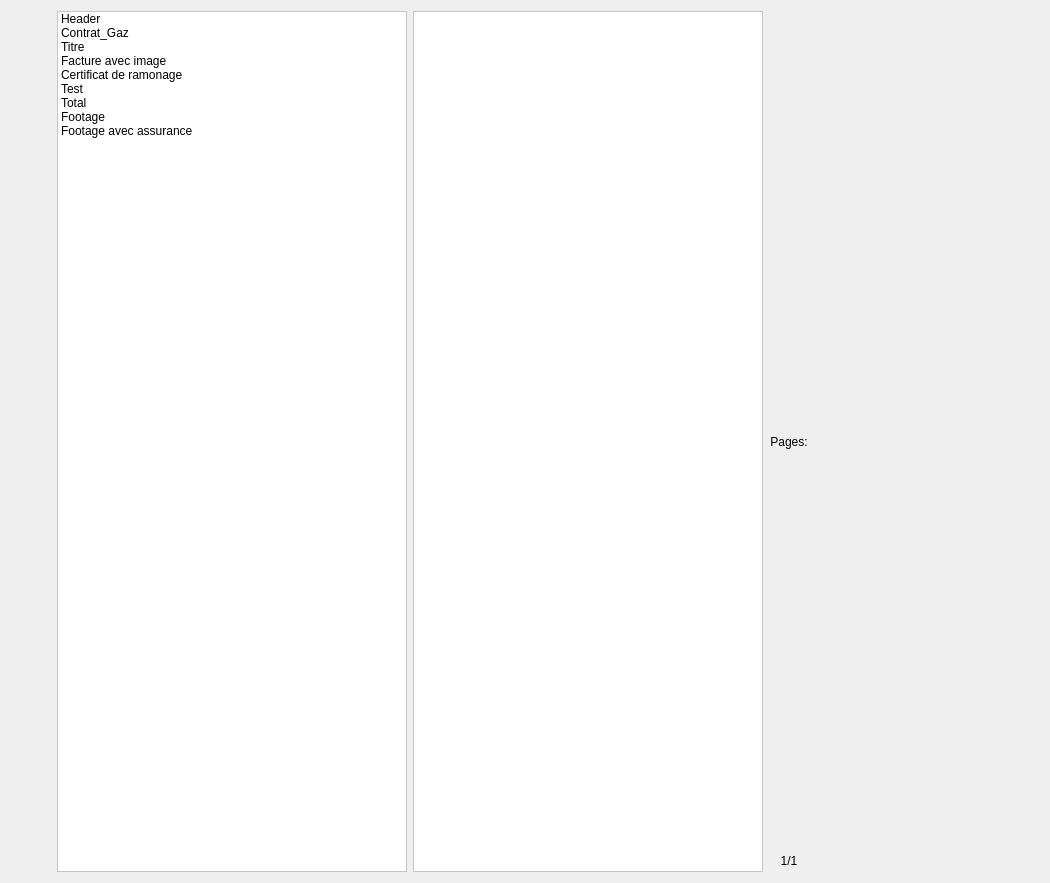
<?xml version="1.0" encoding="UTF-8"?>
<ui version="4.0">
 <class>PrintDialog</class>
 <widget class="QDialog" name="PrintDialog">
  <property name="geometry">
   <rect>
    <x>0</x>
    <y>0</y>
    <width>1050</width>
    <height>883</height>
   </rect>
  </property>
  <property name="minimumSize">
   <size>
    <width>875</width>
    <height>883</height>
   </size>
  </property>
  <property name="maximumSize">
   <size>
    <width>1600</width>
    <height>1600</height>
   </size>
  </property>
  <property name="windowTitle">
   <string>Dialog</string>
  </property>
  <property name="styleSheet">
   <string notr="true"/>
  </property>
  <layout class="QGridLayout" name="gridLayout">
   <item row="1" column="1" rowspan="2">
    <layout class="QGridLayout" name="gridLayout_2">
     <property name="rightMargin">
      <number>0</number>
     </property>
     <item row="1" column="2" rowspan="3">
      <widget class="QListWidget" name="listWidget_2">
       <property name="styleSheet">
        <string notr="true">QListWidget
{
background-color: white;
}</string>
       </property>
       <property name="editTriggers">
        <set>QAbstractItemView::NoEditTriggers</set>
       </property>
      </widget>
     </item>
     <item row="2" column="3">
      <widget class="QLabel" name="label_2">
       <property name="text">
        <string>Pages:</string>
       </property>
       <property name="alignment">
        <set>Qt::AlignCenter</set>
       </property>
      </widget>
     </item>
     <item row="3" column="3">
      <widget class="QLabel" name="nbr_page">
       <property name="styleSheet">
        <string notr="true"/>
       </property>
       <property name="text">
        <string>1/1</string>
       </property>
       <property name="alignment">
        <set>Qt::AlignCenter</set>
       </property>
      </widget>
     </item>
     <item row="1" column="3">
      <widget class="QPushButton" name="left">
       <property name="enabled">
        <bool>false</bool>
       </property>
       <property name="text">
        <string/>
       </property>
       <property name="icon">
        <iconset>
         <normaloff>../build-Secretary_Helper-Desktop_Qt_5_9_9_MinGW_32bit-Debug/debug/Image/Left.png</normaloff>../build-Secretary_Helper-Desktop_Qt_5_9_9_MinGW_32bit-Debug/debug/Image/Left.png</iconset>
       </property>
       <property name="iconSize">
        <size>
         <width>30</width>
         <height>30</height>
        </size>
       </property>
       <property name="flat">
        <bool>true</bool>
       </property>
      </widget>
     </item>
     <item row="3" column="4">
      <layout class="QGridLayout" name="gridLayout_4">
       <item row="0" column="2">
        <widget class="QPushButton" name="reset">
         <property name="text">
          <string/>
         </property>
         <property name="icon">
          <iconset>
           <normaloff>../build-Secretary_Helper-Desktop_Qt_5_9_9_MinGW_32bit-Debug/debug/Image/reset.png</normaloff>../build-Secretary_Helper-Desktop_Qt_5_9_9_MinGW_32bit-Debug/debug/Image/reset.png</iconset>
         </property>
         <property name="iconSize">
          <size>
           <width>20</width>
           <height>20</height>
          </size>
         </property>
         <property name="flat">
          <bool>true</bool>
         </property>
        </widget>
       </item>
       <item row="0" column="0">
        <widget class="QPushButton" name="add">
         <property name="text">
          <string/>
         </property>
         <property name="icon">
          <iconset>
           <normaloff>../build-Secretary_Helper-Desktop_Qt_5_9_9_MinGW_32bit-Debug/debug/Image/New.png</normaloff>../build-Secretary_Helper-Desktop_Qt_5_9_9_MinGW_32bit-Debug/debug/Image/New.png</iconset>
         </property>
         <property name="iconSize">
          <size>
           <width>20</width>
           <height>20</height>
          </size>
         </property>
         <property name="flat">
          <bool>true</bool>
         </property>
        </widget>
       </item>
       <item row="0" column="1">
        <widget class="QPushButton" name="delete_page">
         <property name="enabled">
          <bool>false</bool>
         </property>
         <property name="text">
          <string/>
         </property>
         <property name="icon">
          <iconset>
           <normaloff>../build-Secretary_Helper-Desktop_Qt_5_9_9_MinGW_32bit-Debug/debug/Image/Cancel.png</normaloff>../build-Secretary_Helper-Desktop_Qt_5_9_9_MinGW_32bit-Debug/debug/Image/Cancel.png</iconset>
         </property>
         <property name="iconSize">
          <size>
           <width>20</width>
           <height>20</height>
          </size>
         </property>
         <property name="flat">
          <bool>true</bool>
         </property>
        </widget>
       </item>
       <item row="0" column="3">
        <widget class="QPushButton" name="pushButton">
         <property name="text">
          <string/>
         </property>
         <property name="icon">
          <iconset>
           <normaloff>../build-Secretary_Helper-Desktop_Qt_5_9_9_MinGW_32bit-Debug/debug/Image/print.png</normaloff>../build-Secretary_Helper-Desktop_Qt_5_9_9_MinGW_32bit-Debug/debug/Image/print.png</iconset>
         </property>
         <property name="iconSize">
          <size>
           <width>24</width>
           <height>24</height>
          </size>
         </property>
         <property name="flat">
          <bool>true</bool>
         </property>
        </widget>
       </item>
      </layout>
     </item>
     <item row="1" column="1" rowspan="3">
      <widget class="QListWidget" name="listWidget">
       <property name="styleSheet">
        <string notr="true">QListWidget
{
background-color: white;
}</string>
       </property>
       <property name="editTriggers">
        <set>QAbstractItemView::NoEditTriggers</set>
       </property>
       <item>
        <property name="text">
         <string>Header</string>
        </property>
       </item>
       <item>
        <property name="text">
         <string>Contrat_Gaz</string>
        </property>
       </item>
       <item>
        <property name="text">
         <string>Titre</string>
        </property>
       </item>
       <item>
        <property name="text">
         <string>Facture avec image</string>
        </property>
       </item>
       <item>
        <property name="text">
         <string>Certificat de ramonage</string>
        </property>
       </item>
       <item>
        <property name="text">
         <string>Test</string>
        </property>
       </item>
       <item>
        <property name="text">
         <string>Total</string>
        </property>
       </item>
       <item>
        <property name="text">
         <string>Footage</string>
        </property>
       </item>
       <item>
        <property name="text">
         <string>Footage avec assurance</string>
        </property>
       </item>
      </widget>
     </item>
     <item row="1" column="5" rowspan="2">
      <widget class="QPushButton" name="right">
       <property name="enabled">
        <bool>false</bool>
       </property>
       <property name="text">
        <string/>
       </property>
       <property name="icon">
        <iconset>
         <normaloff>../build-Secretary_Helper-Desktop_Qt_5_9_9_MinGW_32bit-Debug/debug/Image/Right.png</normaloff>../build-Secretary_Helper-Desktop_Qt_5_9_9_MinGW_32bit-Debug/debug/Image/Right.png</iconset>
       </property>
       <property name="iconSize">
        <size>
         <width>30</width>
         <height>30</height>
        </size>
       </property>
       <property name="flat">
        <bool>true</bool>
       </property>
      </widget>
     </item>
    </layout>
   </item>
   <item row="1" column="0" rowspan="2">
    <layout class="QVBoxLayout" name="verticalLayout">
     <property name="topMargin">
      <number>10</number>
     </property>
     <item>
      <widget class="QPushButton" name="Up">
       <property name="enabled">
        <bool>false</bool>
       </property>
       <property name="text">
        <string/>
       </property>
       <property name="icon">
        <iconset>
         <normaloff>../build-Secretary_Helper-Desktop_Qt_5_9_9_MinGW_32bit-Debug/debug/Image/Up.png</normaloff>../build-Secretary_Helper-Desktop_Qt_5_9_9_MinGW_32bit-Debug/debug/Image/Up.png</iconset>
       </property>
       <property name="iconSize">
        <size>
         <width>30</width>
         <height>30</height>
        </size>
       </property>
       <property name="flat">
        <bool>true</bool>
       </property>
      </widget>
     </item>
     <item>
      <widget class="QPushButton" name="Remove">
       <property name="enabled">
        <bool>false</bool>
       </property>
       <property name="text">
        <string/>
       </property>
       <property name="icon">
        <iconset>
         <normaloff>../build-Secretary_Helper-Desktop_Qt_5_9_9_MinGW_32bit-Debug/debug/Image/Delete.png</normaloff>../build-Secretary_Helper-Desktop_Qt_5_9_9_MinGW_32bit-Debug/debug/Image/Delete.png</iconset>
       </property>
       <property name="iconSize">
        <size>
         <width>30</width>
         <height>30</height>
        </size>
       </property>
       <property name="flat">
        <bool>true</bool>
       </property>
      </widget>
     </item>
     <item>
      <widget class="QPushButton" name="Down">
       <property name="enabled">
        <bool>false</bool>
       </property>
       <property name="text">
        <string/>
       </property>
       <property name="icon">
        <iconset>
         <normaloff>../build-Secretary_Helper-Desktop_Qt_5_9_9_MinGW_32bit-Debug/debug/Image/Down.png</normaloff>../build-Secretary_Helper-Desktop_Qt_5_9_9_MinGW_32bit-Debug/debug/Image/Down.png</iconset>
       </property>
       <property name="iconSize">
        <size>
         <width>30</width>
         <height>30</height>
        </size>
       </property>
       <property name="flat">
        <bool>true</bool>
       </property>
      </widget>
     </item>
    </layout>
   </item>
  </layout>
 </widget>
 <resources/>
 <connections/>
</ui>
